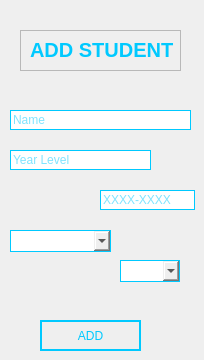
     <widget class="QWidget" name="AddStudentPage">
      <widget class="QLineEdit" name="Name">
       <property name="geometry">
        <rect>
         <x>10</x>
         <y>110</y>
         <width>181</width>
         <height>20</height>
        </rect>
       </property>
       <property name="toolTip">
        <string>Student Name</string>
       </property>
       <property name="styleSheet">
        <string notr="true">QLineEdit {
    border: 1px solid #00C9FF;
    color: #00C9FF;  /* Text color of QLineEdit */
    text-align: center;
}

QLineEdit::placeholder {
    color: #00C9FF;  /* Text color of placeholder */
    text-align: center;
}</string>
       </property>
       <property name="placeholderText">
        <string>Name</string>
       </property>
      </widget>
      <widget class="QLineEdit" name="StudentID">
       <property name="geometry">
        <rect>
         <x>100</x>
         <y>190</y>
         <width>95</width>
         <height>20</height>
        </rect>
       </property>
       <property name="toolTip">
        <string>Student ID</string>
       </property>
       <property name="styleSheet">
        <string notr="true">QLineEdit{
border: 1px solid #00C9FF;
color: #00C9FF;
text-align: center;
}</string>
       </property>
       <property name="placeholderText">
        <string>XXXX-XXXX</string>
       </property>
      </widget>
      <widget class="QComboBox" name="Gender">
       <property name="geometry">
        <rect>
         <x>120</x>
         <y>260</y>
         <width>60</width>
         <height>22</height>
        </rect>
       </property>
       <property name="toolTip">
        <string>Gender</string>
       </property>
       <property name="styleSheet">
        <string notr="true">QComboBox {
    border: 1px solid #00C9FF;
}</string>
       </property>
      </widget>
      <widget class="QLineEdit" name="YearLevel">
       <property name="geometry">
        <rect>
         <x>10</x>
         <y>150</y>
         <width>141</width>
         <height>20</height>
        </rect>
       </property>
       <property name="toolTip">
        <string>Student Year Level</string>
       </property>
       <property name="styleSheet">
        <string notr="true">QLineEdit{
border: 1px solid #00C9FF;
color: #00C9FF;
text-align: center;
}</string>
       </property>
       <property name="placeholderText">
        <string>Year Level</string>
       </property>
      </widget>
      <widget class="QComboBox" name="CouseCode">
       <property name="geometry">
        <rect>
         <x>10</x>
         <y>230</y>
         <width>101</width>
         <height>22</height>
        </rect>
       </property>
       <property name="toolTip">
        <string>Course Code</string>
       </property>
       <property name="styleSheet">
        <string notr="true">QComboBox {
    border: 1px solid #00C9FF;
}</string>
       </property>
       <property name="placeholderText">
        <string/>
       </property>
      </widget>
      <widget class="QFrame" name="frame">
       <property name="geometry">
        <rect>
         <x>20</x>
         <y>30</y>
         <width>161</width>
         <height>41</height>
        </rect>
       </property>
       <property name="styleSheet">
        <string notr="true">QFrame {
    border: 2px solid #00C9FF;
}

QFrame &gt; * {
    border: none;
}</string>
       </property>
       <property name="frameShape">
        <enum>QFrame::StyledPanel</enum>
       </property>
       <property name="frameShadow">
        <enum>QFrame::Raised</enum>
       </property>
       <widget class="QLabel" name="label">
        <property name="geometry">
         <rect>
          <x>10</x>
          <y>10</y>
          <width>151</width>
          <height>20</height>
         </rect>
        </property>
        <property name="font">
         <font>
          <pointsize>15</pointsize>
          <weight>75</weight>
          <bold>true</bold>
         </font>
        </property>
        <property name="styleSheet">
         <string notr="true">QLabel {
    color: #00C9FF;
}</string>
        </property>
        <property name="text">
         <string>ADD STUDENT</string>
        </property>
       </widget>
      </widget>
      <widget class="QPushButton" name="SaveStudent">
       <property name="geometry">
        <rect>
         <x>40</x>
         <y>320</y>
         <width>101</width>
         <height>31</height>
        </rect>
       </property>
       <property name="toolTip">
        <string>Add Student</string>
       </property>
       <property name="styleSheet">
        <string notr="true">QPushButton {
    border: 2px solid #00C9FF;
    color: #00C9FF;  /* Text color of QPushButton */
    text-align: center;  /* Center-align text in QPushButton */
}</string>
       </property>
       <property name="text">
        <string>ADD</string>
       </property>
      </widget>
     </widget>
